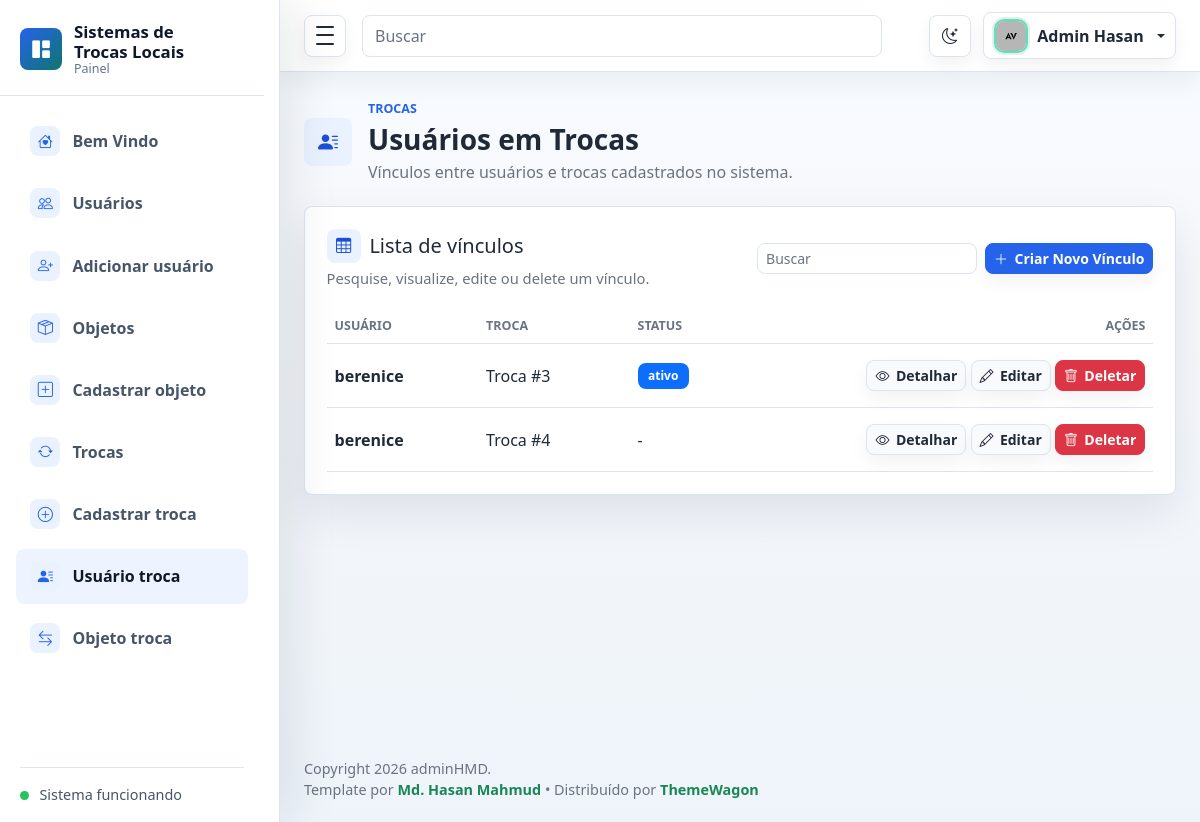
The app's page /usuario-troca/ (signed in), older data.
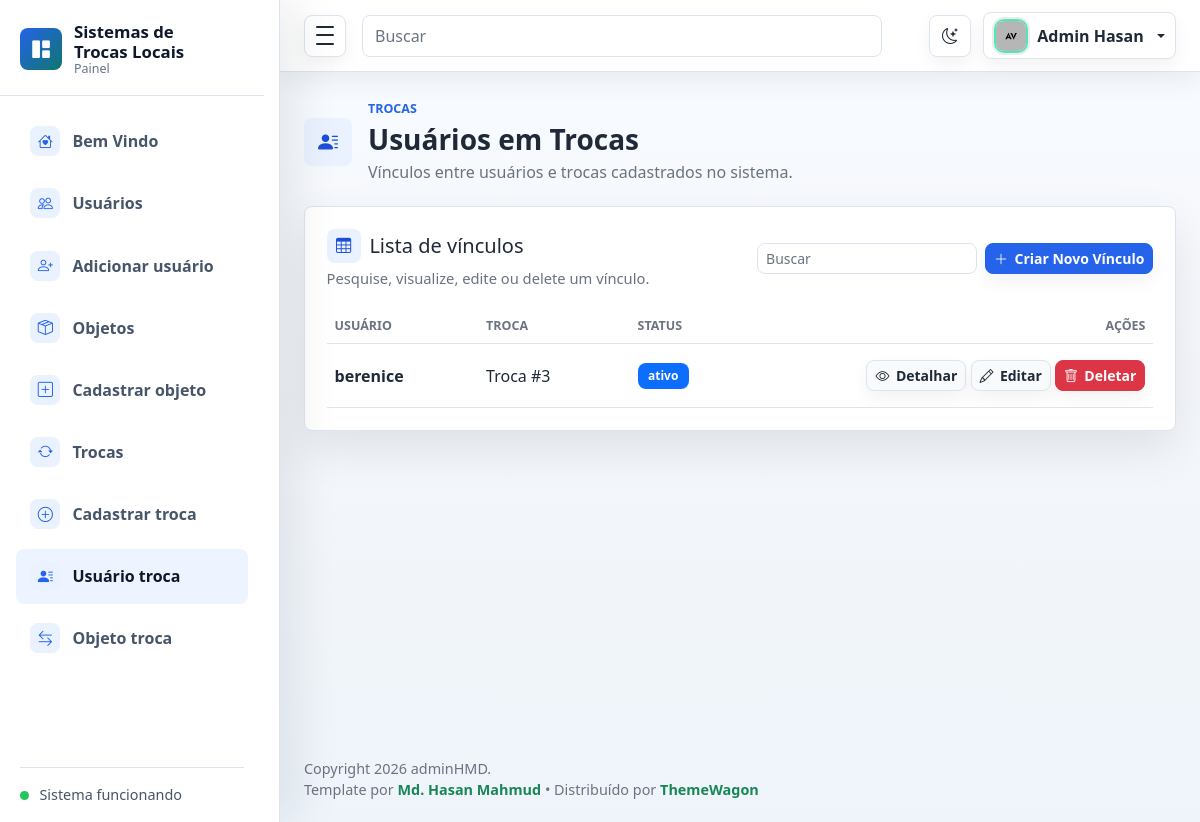
The same page, newer data.
### UsuarioTroca/models.py (models this page shows, shortened)
class UsuarioTroca(models.Model):
    usuario = models.ForeignKey('usuario.Usuario', on_delete=models.CASCADE)
    troca = models.ForeignKey('trocas.Troca', on_delete=models.CASCADE)
    status = models.CharField(max_length=20)
    dataInicio = models.CharField(max_length=20)
    protocolo = models.CharField(max_length=100)
    DataRenovacao = models.CharField(max_length=20, null=True, blank=True)
    class Meta:
        verbose_name = "Usuário da Troca"
        verbose_name_plural = "Usuários das Trocas"

### usuario/models.py (models this page shows, shortened)
class Usuario(User):
    nome = models.CharField(max_length=100)
    telefone = models.CharField(max_length=20)

### trocas/models.py (models this page shows, shortened)
class Troca(models.Model):
    status = models.CharField(max_length=20)
    ofertantes = models.CharField(max_length=100)
    data_inicial = models.DateField()
    data_resposta = models.DateField(null=True, blank=True)
    interessado = models.CharField(max_length=100)
    usuarios = models.ManyToManyField(
        'usuario.Usuario',
        through='UsuarioTroca.UsuarioTroca',
        related_name='trocas'
    )
    objetos = models.ManyToManyField(
        'objetos.Objeto',
        through='ObjetoTroca.ObjetoTroca',
        related_name='trocas'
    )

### UsuarioTroca/views.py (the view)
# urls.py: path('', views.listar_usuario_troca, name='listar'),
@login_required
@permission_required(f'{APP}.view_usuariotroca', raise_exception=True)
def listar_usuario_troca(request):
    usuarios_troca = UsuarioTroca.objects.all()
    for item in usuarios_troca:
        item.pode_editar = (
            request.user.has_perm(f'{APP}.change_usuariotroca')
            and usuario_pode_alterar(request, item)
        )
        item.pode_deletar = (
            request.user.has_perm(f'{APP}.delete_usuariotroca')
            and usuario_pode_alterar(request, item)
        )
    return render(
        request,
        'usuarioTroca/listar_usuario_troca.html',
        {'usuarios_troca': usuarios_troca}
    )

### UsuarioTroca/views.py (called while the page is built)
def usuario_pode_alterar(request, item):
    return (
        request.user.is_superuser
        or item.usuario_id == request.user.pk
    )

### UsuarioTroca/templates/usuarioTroca/listar_usuario_troca.html (shortened to what this page needs)
{% extends 'base.html' %}
{% block nav_usuario_troca %}active{% endblock %}
{% block page_heading %}
<div class="page-heading">
  <div class="page-heading-copy">
    <span class="page-icon"><i class="bi bi-person-lines-fill" aria-hidden="true"></i></span>
    <div>
      <p class="eyebrow mb-1">Trocas</p>
      <h1 class="h3 mb-1">Usuários em Trocas</h1>
      <p class="text-muted mb-0">Vínculos entre usuários e trocas cadastrados no sistema.</p>
    </div>
  </div>
</div>
{% endblock %}
{% block content %}
<section class="panel">
  <div class="panel-header">
    <div>
      <h2 class="h5 mb-1 section-title"><i class="bi bi-table" aria-hidden="true"></i><span>Lista de vínculos</span></h2>
      <p class="text-muted mb-0">Pesquise, visualize, edite ou delete um vínculo.</p>
    </div>
    <div class="d-flex gap-2">
      <input class="form-control form-control-sm table-search" type="search" placeholder="Buscar" data-table-search="usuariosTrocaTable" aria-label="Buscar vínculos">
      <a href="{% url 'usuariotroca:criar' %}" class="btn btn-primary btn-sm text-nowrap"><i class="bi bi-plus-lg" aria-hidden="true"></i> Criar Novo Vínculo</a>
    </div>
  </div>
  {% if usuarios_troca %}
  <div class="table-responsive">
    <table class="table align-middle mb-0" id="usuariosTrocaTable" data-searchable-table>
      <thead>
        <tr>
          <th>Usuário</th>
          <th>Troca</th>
          <th>Status</th>
          <th class="text-end">Ações</th>
        </tr>
      </thead>
      <tbody>
        {% for ut in usuarios_troca %}
        <tr>
          <td class="fw-semibold">{{ ut.usuario.nome }}</td>
          <td>Troca #{{ ut.troca.pk }}</td>
          <td>
            {% if ut.status %}
              <span class="badge text-bg-primary">{{ ut.status }}</span>
            {% else %}
              -
            {% endif %}
          </td>
          <td class="text-end">
            <a href="{% url 'usuariotroca:detalhar' ut.id %}" class="btn btn-light btn-sm">
              <i class="bi bi-eye" aria-hidden="true"></i> Detalhar
            </a>
            {% if ut.pode_editar %}
            <a href="{% url 'usuariotroca:editar' ut.id %}" class="btn btn-light btn-sm">
              <i class="bi bi-pencil" aria-hidden="true"></i> Editar
            </a>
            {% endif %}
            {% if ut.pode_deletar %}
            <a href="{% url 'usuariotroca:deletar' ut.id %}" class="btn btn-danger btn-sm" onclick="return confirm('Deseja realmente deletar este vínculo?');">
              <i class="bi bi-trash" aria-hidden="true"></i> Deletar
            </a>
            {% endif %}
          </td>
        </tr>
        {% endfor %}
      </tbody>
    </table>
  </div>
  {% else %}
  <p class="text-muted mb-0">Nenhum registro ainda.</p>
  {% endif %}
</section>
{% endblock %}

Row changes from the older to the newer data that the page shows:
removed UsuarioTroca: usuario.nome "berenice", troca.pk "4", shows "Editar", shows "Deletar"
